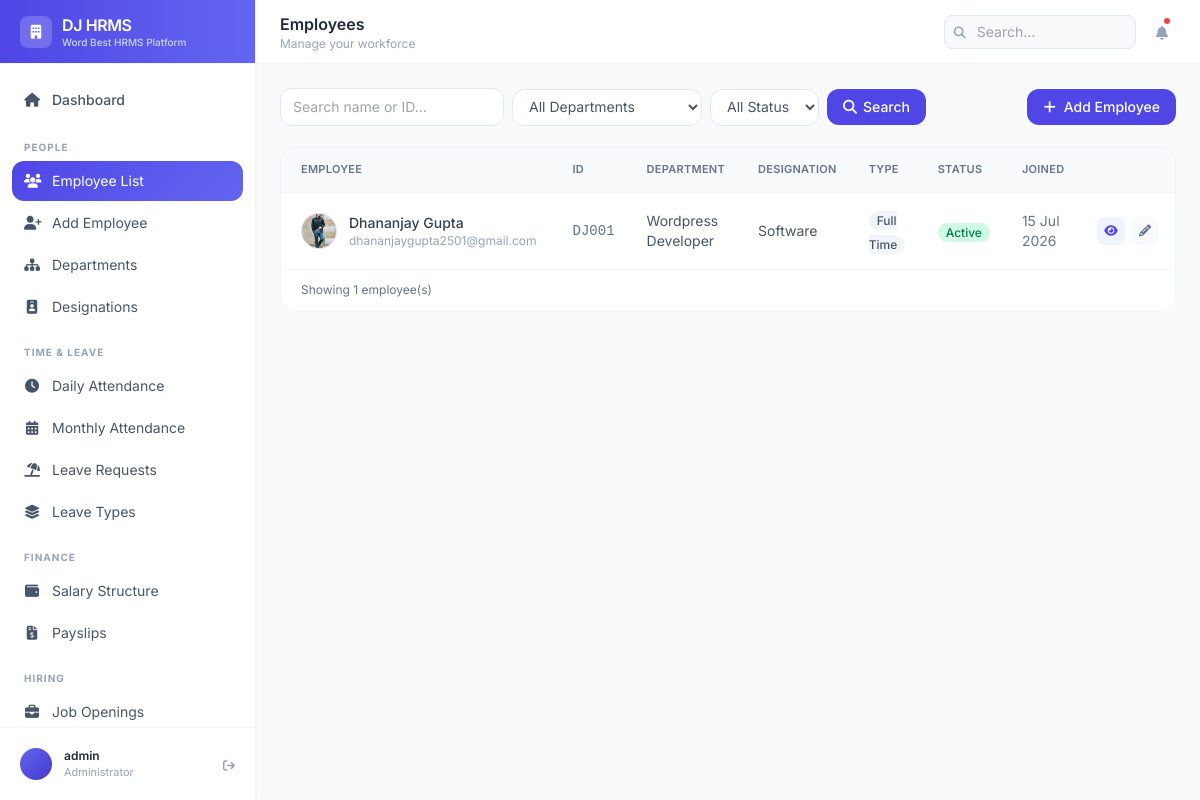
Screenshot of /employees/ (signed in) with the database file from the repository.
### employees/models.py (models this page shows, shortened)
class Employee(models.Model):
    GENDER_CHOICES = [('M', 'Male'), ('F', 'Female'), ('O', 'Other')]
    STATUS_CHOICES = [
        ('active', 'Active'),
        ('inactive', 'Inactive'),
        ('on_leave', 'On Leave'),
        ('terminated', 'Terminated'),
    ]
    EMPLOYMENT_TYPE = [
        ('full_time', 'Full Time'),
        ('part_time', 'Part Time'),
        ('contract', 'Contract'),
        ('intern', 'Intern'),
    ]
    user = models.OneToOneField(User, on_delete=models.CASCADE, null=True, blank=True)
    employee_id = models.CharField(max_length=20, unique=True)
    first_name = models.CharField(max_length=50)
    last_name = models.CharField(max_length=50)
    email = models.EmailField(unique=True)
    phone = models.CharField(max_length=15, blank=True)
    date_of_birth = models.DateField(null=True, blank=True)
    gender = models.CharField(max_length=1, choices=GENDER_CHOICES, blank=True)
    photo = models.ImageField(upload_to='employee_photos/', null=True, blank=True)
    department = models.ForeignKey(Department, on_delete=models.SET_NULL, null=True, related_name='employees')
    designation = models.ForeignKey(Designation, on_delete=models.SET_NULL, null=True, related_name='employees')
    date_joined = models.DateField()
    employment_type = models.CharField(max_length=20, choices=EMPLOYMENT_TYPE, default='full_time')
    status = models.CharField(max_length=20, choices=STATUS_CHOICES, default='active')
    address = models.TextField(blank=True)
    emergency_contact_name = models.CharField(max_length=100, blank=True)
    emergency_contact_phone = models.CharField(max_length=15, blank=True)
    created_at = models.DateTimeField(auto_now_add=True)
    updated_at = models.DateTimeField(auto_now=True)
    @property
    def full_name(self):
        return f"{self.first_name} {self.last_name}"
    class Meta:
        ordering = ['first_name', 'last_name']

class Department(models.Model):
    name = models.CharField(max_length=100, unique=True)
    code = models.CharField(max_length=10, unique=True)
    description = models.TextField(blank=True)
    manager = models.ForeignKey(
        'Employee', on_delete=models.SET_NULL, null=True, blank=True,
        related_name='managed_department'
    )
    created_at = models.DateTimeField(auto_now_add=True)
    class Meta:
        ordering = ['name']

class Designation(models.Model):
    title = models.CharField(max_length=100, unique=True)
    department = models.ForeignKey(Department, on_delete=models.CASCADE, related_name='designations')
    level = models.PositiveSmallIntegerField(default=1)  # 1=junior, 5=senior
    class Meta:
        ordering = ['title']

### employees/views.py (the view)
# urls.py: path('employees/', views.employee_list, name='employee_list'),
@login_required
def employee_list(request):
    employees   = Employee.objects.select_related('department', 'designation').all()
    departments = Department.objects.all()
    dept_filter   = request.GET.get('department')
    status_filter = request.GET.get('status')
    search        = request.GET.get('search', '')
    if dept_filter:
        employees = employees.filter(department_id=dept_filter)
    if status_filter:
        employees = employees.filter(status=status_filter)
    if search:
        employees = employees.filter(
            Q(first_name__icontains=search)  |
            Q(last_name__icontains=search)   |
            Q(employee_id__icontains=search)
        )
    return render(request, 'employees/list.html', {
        'employees':   employees,
        'departments': departments,
    })

### templates/employees/list.html (shortened to what this page needs)
{% extends 'base.html' %}
{% block page_title %}Employees{% endblock %}
{% block page_subtitle %}Manage your workforce{% endblock %}
{% block content %}
<div class="flex flex-wrap items-center justify-between gap-3 mb-5">
  <form method="get" class="flex flex-wrap items-center gap-2">
    <input type="text" name="search" value="{{ request.GET.search }}" placeholder="Search name or ID…"
      class="border border-slate-200 rounded-xl px-3 py-2 text-sm text-slate-600 focus:outline-none focus:border-brand-300 focus:ring-1 focus:ring-brand-100 w-56 bg-white">
    <select name="department" class="border border-slate-200 rounded-xl px-3 py-2 text-sm text-slate-600 focus:outline-none bg-white">
      <option value="">All Departments</option>
    </select>
    <select name="status" class="border border-slate-200 rounded-xl px-3 py-2 text-sm text-slate-600 focus:outline-none bg-white">
      <option value="">All Status</option>
    </select>
    <button type="submit" class="bg-brand-600 text-white px-4 py-2 rounded-xl text-sm font-medium hover:bg-brand-700 transition-colors">
      <i class="fas fa-magnifying-glass mr-1.5"></i>Search
    </button>
  </form>
  <a href="{% url 'add_employee' %}" class="bg-brand-600 text-white px-4 py-2 rounded-xl text-sm font-medium hover:bg-brand-700 transition-colors inline-flex items-center gap-2">
    <i class="fas fa-plus"></i> Add Employee
  </a>
</div>
<div class="bg-white rounded-2xl border border-slate-100 overflow-hidden">
  <div class="overflow-x-auto">
    <table class="w-full">
      <thead>
        <tr class="bg-slate-50 border-b border-slate-100">
          <th class="text-left text-[11px] font-semibold text-slate-500 uppercase tracking-wide px-5 py-3.5">Employee</th>
          <th class="text-left text-[11px] font-semibold text-slate-500 uppercase tracking-wide px-4 py-3.5">ID</th>
          <th class="text-left text-[11px] font-semibold text-slate-500 uppercase tracking-wide px-4 py-3.5">Department</th>
          <th class="text-left text-[11px] font-semibold text-slate-500 uppercase tracking-wide px-4 py-3.5">Designation</th>
          <th class="text-left text-[11px] font-semibold text-slate-500 uppercase tracking-wide px-4 py-3.5">Type</th>
          <th class="text-left text-[11px] font-semibold text-slate-500 uppercase tracking-wide px-4 py-3.5">Status</th>
          <th class="text-left text-[11px] font-semibold text-slate-500 uppercase tracking-wide px-4 py-3.5">Joined</th>
          <th class="px-4 py-3.5"></th>
        </tr>
      </thead>
      <tbody class="divide-y divide-slate-50">
        {% for emp in employees %}
        <tr class="hover:bg-slate-50/60 transition-colors">
          <td class="px-5 py-3.5">
            <div class="flex items-center gap-3">
              <div class="w-9 h-9 rounded-full flex items-center justify-center text-xs font-bold flex-shrink-0
                {% cycle 'bg-brand-100 text-brand-700' 'bg-emerald-100 text-emerald-700' 'bg-amber-100 text-amber-700' 'bg-purple-100 text-purple-700' 'bg-pink-100 text-pink-700' as colors %}">
                {% if emp.photo %}
  <img src="{{ emp.photo.url }}" alt="{{ emp.full_name }}"
    class="w-9 h-9 rounded-full object-cover flex-shrink-0 border border-slate-200">
{% endif %}
              </div>
              <div>
                <p class="text-slate-700 text-sm font-medium">{{ emp.full_name }}</p>
                <p class="text-slate-400 text-xs">{{ emp.email }}</p>
              </div>
            </div>
          </td>
          <td class="px-4 py-3.5 text-slate-500 text-sm font-mono">{{ emp.employee_id }}</td>
          <td class="px-4 py-3.5 text-slate-600 text-sm">{{ emp.department.name|default:"—" }}</td>
          <td class="px-4 py-3.5 text-slate-600 text-sm">{{ emp.designation.title|default:"—" }}</td>
          <td class="px-4 py-3.5">
            <span class="text-xs px-2 py-0.5 rounded-full font-medium bg-slate-100 text-slate-600">{{ emp.get_employment_type_display }}</span>
          </td>
          <td class="px-4 py-3.5">
            <span class="text-xs px-2 py-0.5 rounded-full font-medium
              {% if emp.status == 'active' %}bg-emerald-100 text-emerald-700
              {% elif emp.status == 'on_leave' %}bg-amber-100 text-amber-700
              {% elif emp.status == 'terminated' %}bg-red-100 text-red-600
              {% else %}bg-slate-100 text-slate-500{% endif %}">
              {{ emp.get_status_display }}
            </span>
          </td>
          <td class="px-4 py-3.5 text-slate-500 text-sm">{{ emp.date_joined|date:"d M Y" }}</td>
          <td class="px-4 py-3.5">
            <div class="flex items-center gap-1.5">
              <a href="{% url 'employee_detail' emp.pk %}" class="w-7 h-7 rounded-lg bg-brand-50 text-brand-600 hover:bg-brand-100 transition-colors flex items-center justify-center text-xs" title="View">
                <i class="fas fa-eye"></i>
              </a>
              <a href="{% url 'edit_employee' emp.pk %}" class="w-7 h-7 rounded-lg bg-slate-50 text-slate-500 hover:bg-slate-100 transition-colors flex items-center justify-center text-xs" title="Edit">
                <i class="fas fa-pencil"></i>
              </a>
            </div>
          </td>
        </tr>
        {% endfor %}
      </tbody>
    </table>
  </div>
  {% if employees %}
  <div class="px-5 py-3 border-t border-slate-100 flex items-center justify-between">
    <p class="text-slate-500 text-xs">Showing {{ employees.count }} employee(s)</p>
  </div>
  {% endif %}
</div>
{% endblock %}

### templates/base.html (shortened to what this page needs)
<!DOCTYPE html>
<html lang="en" class="h-full">
<head>
  <script src="https://cdn.tailwindcss.com"></script>
  <link href="https://cdnjs.cloudflare.com/ajax/libs/font-awesome/6.5.0/css/all.min.css" rel="stylesheet">
</head>
<body class="h-full bg-slate-50">
<div class="flex h-screen overflow-hidden">
  <aside id="sidebar" class="w-64 bg-white border-r border-slate-100 flex flex-col flex-shrink-0 shadow-sm">
    <div class="h-16 flex items-center px-5 border-b border-slate-100 bg-gradient-to-r from-brand-600 to-brand-500">
      <div class="flex items-center gap-2.5">
        <div class="w-8 h-8 bg-white bg-opacity-20 rounded-lg flex items-center justify-center">
          <i class="fas fa-building text-white text-sm"></i>
        </div>
        <div>
          <span class="text-white font-semibold text-base tracking-tight">DJ HRMS</span>
          <p class="text-brand-200 text-[10px] font-medium -mt-0.5">Word Best HRMS Platform</p>
        </div>
      </div>
    </div>
    <nav class="flex-1 overflow-y-auto px-3 py-4 space-y-0.5">
      <a href="{% url 'dashboard' %}" class="sidebar-item  flex items-center gap-3 px-3 py-2.5 rounded-xl text-slate-600 font-medium text-sm mb-3">
        <i class="fas fa-home w-4 text-center"></i>
        <span>Dashboard</span>
      </a>
      <p class="nav-group-label text-slate-400 px-3 pt-2 pb-1">People</p>
      <a href="{% url 'employee_list' %}" class="sidebar-item {% if 'employee' in request.resolver_match.url_name %}active{% endif %} flex items-center gap-3 px-3 py-2.5 rounded-xl text-slate-600 text-sm">
        <i class="fas fa-users w-4 text-center"></i>
        <span>Employee List</span>
      </a>
      <a href="{% url 'add_employee' %}" class="sidebar-item flex items-center gap-3 px-3 py-2.5 rounded-xl text-slate-600 text-sm">
        <i class="fas fa-user-plus w-4 text-center"></i>
        <span>Add Employee</span>
      </a>
      <a href="{% url 'department_list' %}" class="sidebar-item {% if request.resolver_match.url_name == 'department_list' %}active{% endif %} flex items-center gap-3 px-3 py-2.5 rounded-xl text-slate-600 text-sm">
        <i class="fas fa-sitemap w-4 text-center"></i>
        <span>Departments</span>
      </a>
      <a href="{% url 'designation_list' %}" class="sidebar-item {% if request.resolver_match.url_name == 'designation_list' %}active{% endif %} flex items-center gap-3 px-3 py-2.5 rounded-xl text-slate-600 text-sm">
        <i class="fas fa-id-badge w-4 text-center"></i>
        <span>Designations</span>
      </a>
      <p class="nav-group-label text-slate-400 px-3 pt-4 pb-1">Time & Leave</p>
      <a href="{% url 'daily_attendance' %}" class="sidebar-item {% if request.resolver_match.url_name == 'daily_attendance' %}active{% endif %} flex items-center gap-3 px-3 py-2.5 rounded-xl text-slate-600 text-sm">
          <i class="fas fa-clock w-4 text-center"></i>
          <span>Daily Attendance</span>
        </a>
        <a href="{% url 'monthly_attendance' %}" class="sidebar-item {% if request.resolver_match.url_name == 'monthly_attendance' %}active{% endif %} flex items-center gap-3 px-3 py-2.5 rounded-xl text-slate-600 text-sm">
          <i class="fas fa-calendar-days w-4 text-center"></i>
          <span>Monthly Attendance</span>
        </a>
      <a href="{% url 'leave_requests' %}" class="sidebar-item {% if request.resolver_match.url_name == 'leave_requests' %}active{% endif %} flex items-center gap-3 px-3 py-2.5 rounded-xl text-slate-600 text-sm">
        <i class="fas fa-umbrella-beach w-4 text-center"></i>
        <span>Leave Requests</span>
      </a>
      <a href="{% url 'leave_types' %}" class="sidebar-item {% if request.resolver_match.url_name == 'leave_types' %}active{% endif %} flex items-center gap-3 px-3 py-2.5 rounded-xl text-slate-600 text-sm">
        <i class="fas fa-layer-group w-4 text-center"></i>
        <span>Leave Types</span>
      </a>
      <p class="nav-group-label text-slate-400 px-3 pt-4 pb-1">Finance</p>
      <a href="/payroll/" class="sidebar-item flex items-center gap-3 px-3 py-2.5 rounded-xl text-slate-600 text-sm">
        <i class="fas fa-wallet w-4 text-center"></i>
        <span>Salary Structure</span>
      </a>
      <a href="#" class="sidebar-item flex items-center gap-3 px-3 py-2.5 rounded-xl text-slate-600 text-sm">
        <i class="fas fa-file-invoice-dollar w-4 text-center"></i>
        <span>Payslips</span>
      </a>
      <p class="nav-group-label text-slate-400 px-3 pt-4 pb-1">Hiring</p>
      <a href="/recruitment/" class="sidebar-item flex items-center gap-3 px-3 py-2.5 rounded-xl text-slate-600 text-sm">
        <i class="fas fa-briefcase w-4 text-center"></i>
        <span>Job Openings</span>
      </a>
    </nav>
    <div class="px-3 py-3 border-t border-slate-100">
      <div class="flex items-center gap-3 p-2 rounded-xl hover:bg-slate-50 cursor-pointer">
        <div class="w-8 h-8 rounded-full bg-gradient-to-br from-brand-500 to-brand-700 flex items-center justify-center text-white text-xs font-bold flex-shrink-0">
        </div>
        <div class="flex-1 min-w-0">
          <p class="text-slate-800 text-xs font-semibold truncate">{{ request.user.get_full_name|default:request.user.username }}</p>
          <p class="text-slate-400 text-[11px] truncate">Administrator</p>
        </div>
        <a href="{% url 'logout' %}" class="text-slate-400 hover:text-red-500 transition-colors" title="Logout">
          <i class="fas fa-arrow-right-from-bracket text-xs"></i>
        </a>
      </div>
    </div>
  </aside>
  <div class="flex-1 flex flex-col overflow-hidden">
    <header class="h-16 bg-white border-b border-slate-100 flex items-center px-6 gap-4 flex-shrink-0">
      <div class="flex-1">
        <h1 class="text-slate-800 font-semibold text-base">{% block page_title %}Dashboard{% endblock %}</h1>
        <p class="text-slate-400 text-xs">{% block page_subtitle %}{% endblock %}</p>
      </div>
      <div class="flex items-center gap-3">
        <div class="relative">
          <input type="text" placeholder="Search…" class="bg-slate-50 border border-slate-200 text-slate-600 text-sm rounded-lg px-3 py-1.5 w-48 focus:outline-none focus:border-brand-300 focus:ring-1 focus:ring-brand-200 pl-8">
          <i class="fas fa-search text-slate-400 text-xs absolute left-2.5 top-2.5"></i>
        </div>
        <button class="relative text-slate-400 hover:text-slate-600 p-2 hover:bg-slate-50 rounded-lg">
          <i class="fas fa-bell text-sm"></i>
          <span class="absolute top-1.5 right-1.5 w-1.5 h-1.5 bg-red-500 rounded-full"></span>
        </button>
      </div>
    </header>
    <main class="flex-1 overflow-y-auto p-6">
      {% block content %}{% endblock %}
    </main>
  </div>
</div>
</body>
</html>

### templates/base.html (style rules this page uses)
body { font-family: 'Inter', sans-serif; }
.sidebar-item.active { background: linear-gradient(135deg, #4f46e5, #6366f1); color: white; }
.sidebar-item.active svg, .sidebar-item.active span { color: white !important; }
.sidebar-item { transition: all 0.2s; }
.nav-group-label { font-size: 10px; font-weight: 700; text-transform: uppercase; letter-spacing: 0.1em; }

### rows the page displays
Employee: photo (picture), full_name "Dhananjay Gupta", email "dhananjaygupta2501@gmail.com", employee_id "DJ001", department.name "Wordpress Developer", designation "Software", employment_type "Full Time", status "Active", date_joined "15 Jul 2026"

### other values shown
{{ request.user.get_full_name|default:request.user.username }} "admin"
{{ employees.count }} "1"
